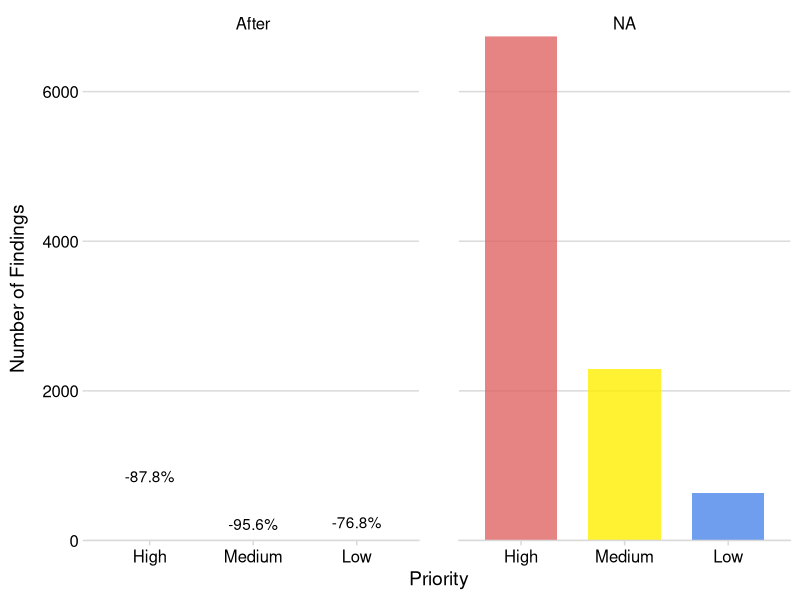
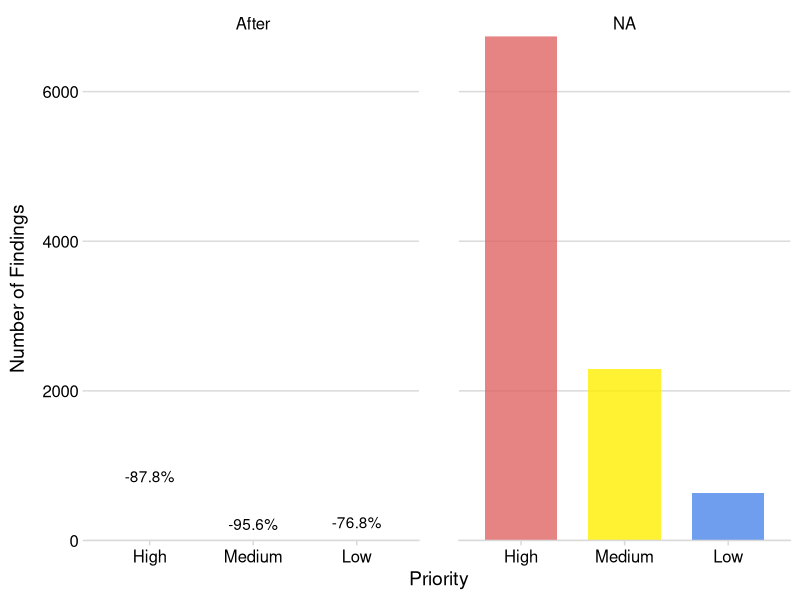

R code for these plots, in order:
# Name:         before_after_bars.R
# Author:       Adam W. Sisco
# Last updated: 12 Jul 2019
# Description:  Plots the number of findings by priority for 3 DAACs: GHRC, ORNL, and SEDAC

#================================================

library(ggplot2)
library(scales)
library(magrittr)
library(cowplot)

#================================================

#Data from the "BEDI Before/After Metrics (by Adam Sisco)" Google Sheet
#GHRC+ORNL+SEDAC
high_before <- 5186+279+539
medium_before <- 1431+127+640
low_before <- 76+52+389 

high_after <- 707+14+13
medium_after <- 73+8+15
low_after <- 78+40+2
  
priority <- c("High","Medium","Low", "High", "Medium", "Low")
issues <- c(high_before, medium_before, low_before, high_after, medium_after, low_after)
when <- c("Before", "Before", "Before", "After", "After", "After")

df <- data.frame(priority, issues, when)
df$when <- factor(df$when, levels = levels(df$when)[2:1])

p <- ggplot(df, aes(x = priority,
                    y = issues,
                    fill = priority
                    )) +
  geom_bar(stat = "identity",
           width = 0.7,
           alpha = 0.8) +
  theme_minimal_hgrid() +
  scale_x_discrete(limits = c("High", "Medium", "Low")) +
  scale_y_continuous(expand = c(0,0)) +
  scale_fill_manual(values = c("High" = rgb(224,102,102,maxColorValue = 255),
                               "Medium" = rgb(255, 239, 0,maxColorValue = 255),
                               "Low" = rgb(74,134,232,maxColorValue = 255))) +
  theme(legend.position = "none",
        axis.title.y = element_text(margin = margin(0,10,0,0)))+
  labs(x = "Priority",
       y = "Number of Findings")

change <- c(((df$issues[4] - df$issues[1])/df$issues[1]),
            ((df$issues[5] - df$issues[2])/df$issues[2]),
            ((df$issues[6] - df$issues[3])/df$issues[3]))

change %>% round(digits = 3) %>% percent() -> change
ann_text <- data.frame(priority = c("High","Medium","Low"), issues = df$issues[4:6] + 125, lab = change,
                       when = factor("After",levels = c("Before","After")))

p + geom_text(data = ann_text, label = change) + facet_grid(cols = vars(when)) +
  theme(panel.spacing = unit(2, "lines"))

ggsave(filename = "before_after_bars.png", plot = last_plot(), dpi = 300,  width = 10, height = 6, units = "in")
